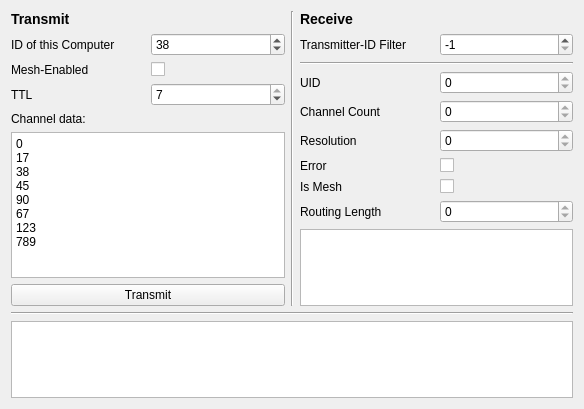
<?xml version="1.0" encoding="UTF-8"?>
<ui version="4.0">
 <class>MainWindow</class>
 <widget class="QMainWindow" name="MainWindow">
  <property name="geometry">
   <rect>
    <x>0</x>
    <y>0</y>
    <width>584</width>
    <height>409</height>
   </rect>
  </property>
  <property name="windowTitle">
   <string>RcLibMonitor</string>
  </property>
  <widget class="QWidget" name="centralWidget">
   <layout class="QVBoxLayout" name="verticalLayout_3">
    <item>
     <layout class="QHBoxLayout" name="horizontalLayout_8">
      <item>
       <layout class="QVBoxLayout" name="verticalLayout">
        <item>
         <widget class="QLabel" name="label_6">
          <property name="text">
           <string>&lt;html&gt;&lt;head/&gt;&lt;body&gt;&lt;h3&gt;Transmit&lt;/h3&gt;&lt;/body&gt;&lt;/html&gt;</string>
          </property>
         </widget>
        </item>
        <item>
         <layout class="QGridLayout" name="gridLayout">
          <item row="0" column="0">
           <widget class="QLabel" name="labelID">
            <property name="text">
             <string>ID of this Computer</string>
            </property>
           </widget>
          </item>
          <item row="0" column="1">
           <widget class="QSpinBox" name="inputID">
            <property name="maximum">
             <number>255</number>
            </property>
            <property name="value">
             <number>38</number>
            </property>
           </widget>
          </item>
          <item row="1" column="1">
           <widget class="QCheckBox" name="checkBoxMesh">
            <property name="text">
             <string/>
            </property>
           </widget>
          </item>
          <item row="1" column="0">
           <widget class="QLabel" name="label_3">
            <property name="text">
             <string>Mesh-Enabled</string>
            </property>
           </widget>
          </item>
          <item row="2" column="0">
           <widget class="QLabel" name="label_4">
            <property name="text">
             <string>TTL</string>
            </property>
           </widget>
          </item>
          <item row="2" column="1">
           <widget class="QSpinBox" name="inputTTL">
            <property name="maximum">
             <number>7</number>
            </property>
            <property name="value">
             <number>7</number>
            </property>
           </widget>
          </item>
         </layout>
        </item>
        <item>
         <widget class="QLabel" name="label_5">
          <property name="text">
           <string>Channel data:</string>
          </property>
          <property name="textFormat">
           <enum>Qt::PlainText</enum>
          </property>
         </widget>
        </item>
        <item>
         <widget class="QTextBrowser" name="textBrowserTransmit">
          <property name="readOnly">
           <bool>false</bool>
          </property>
          <property name="html">
           <string>&lt;!DOCTYPE HTML PUBLIC &quot;-//W3C//DTD HTML 4.0//EN&quot; &quot;http://www.w3.org/TR/REC-html40/strict.dtd&quot;&gt;
&lt;html&gt;&lt;head&gt;&lt;meta name=&quot;qrichtext&quot; content=&quot;1&quot; /&gt;&lt;style type=&quot;text/css&quot;&gt;
p, li { white-space: pre-wrap; }
&lt;/style&gt;&lt;/head&gt;&lt;body style=&quot; font-family:'Sans Serif'; font-size:9pt; font-weight:400; font-style:normal;&quot;&gt;
&lt;p style=&quot; margin-top:0px; margin-bottom:0px; margin-left:0px; margin-right:0px; -qt-block-indent:0; text-indent:0px;&quot;&gt;0&lt;/p&gt;
&lt;p style=&quot; margin-top:0px; margin-bottom:0px; margin-left:0px; margin-right:0px; -qt-block-indent:0; text-indent:0px;&quot;&gt;17&lt;/p&gt;
&lt;p style=&quot; margin-top:0px; margin-bottom:0px; margin-left:0px; margin-right:0px; -qt-block-indent:0; text-indent:0px;&quot;&gt;38&lt;/p&gt;
&lt;p style=&quot; margin-top:0px; margin-bottom:0px; margin-left:0px; margin-right:0px; -qt-block-indent:0; text-indent:0px;&quot;&gt;45&lt;/p&gt;
&lt;p style=&quot; margin-top:0px; margin-bottom:0px; margin-left:0px; margin-right:0px; -qt-block-indent:0; text-indent:0px;&quot;&gt;90&lt;/p&gt;
&lt;p style=&quot; margin-top:0px; margin-bottom:0px; margin-left:0px; margin-right:0px; -qt-block-indent:0; text-indent:0px;&quot;&gt;67&lt;/p&gt;
&lt;p style=&quot; margin-top:0px; margin-bottom:0px; margin-left:0px; margin-right:0px; -qt-block-indent:0; text-indent:0px;&quot;&gt;123&lt;/p&gt;
&lt;p style=&quot; margin-top:0px; margin-bottom:0px; margin-left:0px; margin-right:0px; -qt-block-indent:0; text-indent:0px;&quot;&gt;789&lt;/p&gt;&lt;/body&gt;&lt;/html&gt;</string>
          </property>
         </widget>
        </item>
        <item>
         <widget class="QPushButton" name="buttonTransmit">
          <property name="enabled">
           <bool>true</bool>
          </property>
          <property name="text">
           <string>Transmit</string>
          </property>
          <property name="flat">
           <bool>false</bool>
          </property>
         </widget>
        </item>
       </layout>
      </item>
      <item>
       <widget class="Line" name="line">
        <property name="orientation">
         <enum>Qt::Vertical</enum>
        </property>
       </widget>
      </item>
      <item>
       <layout class="QVBoxLayout" name="verticalLayout_2">
        <item>
         <widget class="QLabel" name="label_7">
          <property name="text">
           <string>&lt;html&gt;&lt;head/&gt;&lt;body&gt;&lt;h3&gt;Receive&lt;/h3&gt;&lt;/body&gt;&lt;/html&gt;</string>
          </property>
         </widget>
        </item>
        <item>
         <layout class="QHBoxLayout" name="horizontalLayout_2">
          <item>
           <widget class="QLabel" name="label">
            <property name="text">
             <string>Transmitter-ID Filter</string>
            </property>
           </widget>
          </item>
          <item>
           <widget class="QSpinBox" name="spinTransmitterIdFilter">
            <property name="minimum">
             <number>-1</number>
            </property>
            <property name="maximum">
             <number>255</number>
            </property>
            <property name="value">
             <number>-1</number>
            </property>
           </widget>
          </item>
         </layout>
        </item>
        <item>
         <widget class="Line" name="line_3">
          <property name="orientation">
           <enum>Qt::Horizontal</enum>
          </property>
         </widget>
        </item>
        <item>
         <layout class="QHBoxLayout" name="horizontalLayout">
          <item>
           <widget class="QLabel" name="label_2">
            <property name="text">
             <string>UID</string>
            </property>
           </widget>
          </item>
          <item>
           <widget class="QSpinBox" name="spinUID">
            <property name="readOnly">
             <bool>true</bool>
            </property>
           </widget>
          </item>
         </layout>
        </item>
        <item>
         <layout class="QHBoxLayout" name="horizontalLayout_3">
          <item>
           <widget class="QLabel" name="label_8">
            <property name="text">
             <string>Channel Count</string>
            </property>
           </widget>
          </item>
          <item>
           <widget class="QSpinBox" name="spinChannelCount">
            <property name="enabled">
             <bool>true</bool>
            </property>
            <property name="readOnly">
             <bool>true</bool>
            </property>
           </widget>
          </item>
         </layout>
        </item>
        <item>
         <layout class="QHBoxLayout" name="horizontalLayout_4">
          <item>
           <widget class="QLabel" name="label_9">
            <property name="text">
             <string>Resolution</string>
            </property>
           </widget>
          </item>
          <item>
           <widget class="QSpinBox" name="spinResolution">
            <property name="readOnly">
             <bool>true</bool>
            </property>
           </widget>
          </item>
         </layout>
        </item>
        <item>
         <layout class="QHBoxLayout" name="horizontalLayout_5">
          <item>
           <widget class="QLabel" name="label_10">
            <property name="text">
             <string>Error</string>
            </property>
           </widget>
          </item>
          <item>
           <widget class="QCheckBox" name="checkError">
            <property name="text">
             <string/>
            </property>
           </widget>
          </item>
         </layout>
        </item>
        <item>
         <layout class="QHBoxLayout" name="horizontalLayout_6">
          <item>
           <widget class="QLabel" name="label_11">
            <property name="text">
             <string>Is Mesh</string>
            </property>
           </widget>
          </item>
          <item>
           <widget class="QCheckBox" name="checkIsMesh">
            <property name="text">
             <string/>
            </property>
           </widget>
          </item>
         </layout>
        </item>
        <item>
         <layout class="QHBoxLayout" name="horizontalLayout_7">
          <item>
           <widget class="QLabel" name="label_12">
            <property name="text">
             <string>Routing Length</string>
            </property>
           </widget>
          </item>
          <item>
           <widget class="QSpinBox" name="spinRoutingLength">
            <property name="readOnly">
             <bool>true</bool>
            </property>
           </widget>
          </item>
         </layout>
        </item>
        <item>
         <widget class="QTextBrowser" name="textReceive"/>
        </item>
       </layout>
      </item>
     </layout>
    </item>
    <item>
     <widget class="Line" name="line_2">
      <property name="orientation">
       <enum>Qt::Horizontal</enum>
      </property>
     </widget>
    </item>
    <item>
     <widget class="QTextBrowser" name="textBrowser">
      <property name="maximumSize">
       <size>
        <width>16777215</width>
        <height>200</height>
       </size>
      </property>
     </widget>
    </item>
   </layout>
  </widget>
 </widget>
 <layoutdefault spacing="6" margin="11"/>
 <resources/>
 <connections/>
</ui>
